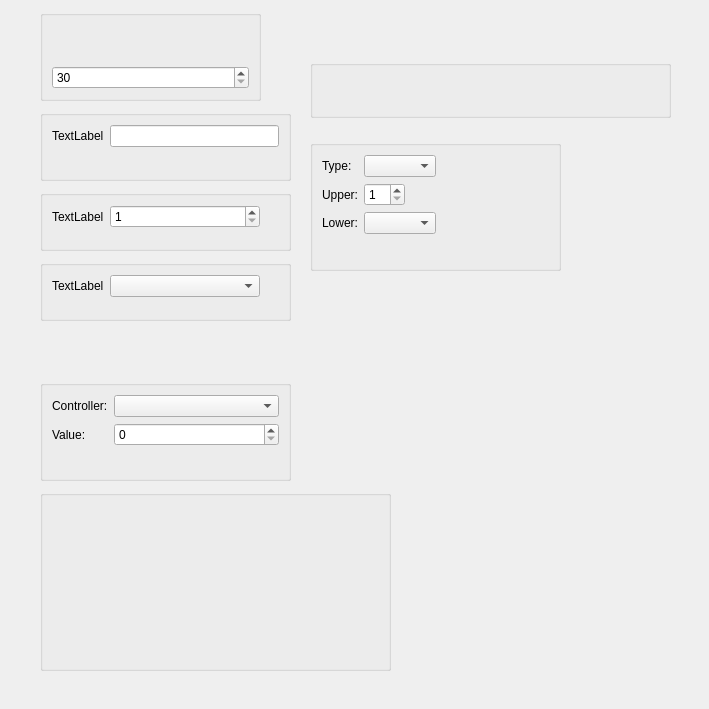
<?xml version="1.0" encoding="UTF-8"?>
<ui version="4.0">
 <class>CEditWidget</class>
 <widget class="QWidget" name="CEditWidget">
  <property name="geometry">
   <rect>
    <x>0</x>
    <y>0</y>
    <width>709</width>
    <height>709</height>
   </rect>
  </property>
  <property name="minimumSize">
   <size>
    <width>20</width>
    <height>20</height>
   </size>
  </property>
  <property name="windowTitle">
   <string>Form</string>
  </property>
  <widget class="QGroupBox" name="Time">
   <property name="geometry">
    <rect>
     <x>310</x>
     <y>140</y>
     <width>251</width>
     <height>131</height>
    </rect>
   </property>
   <property name="minimumSize">
    <size>
     <width>251</width>
     <height>131</height>
    </size>
   </property>
   <layout class="QFormLayout" name="formLayout">
    <property name="fieldGrowthPolicy">
     <enum>QFormLayout::FieldsStayAtSizeHint</enum>
    </property>
    <item row="0" column="0">
     <widget class="QLabel" name="label">
      <property name="text">
       <string>Type:</string>
      </property>
     </widget>
    </item>
    <item row="0" column="1">
     <widget class="QComboBox" name="TimeType"/>
    </item>
    <item row="1" column="0">
     <widget class="QLabel" name="label_2">
      <property name="text">
       <string>Upper:</string>
      </property>
     </widget>
    </item>
    <item row="1" column="1">
     <widget class="QSpinBox" name="TimeUpper">
      <property name="minimum">
       <number>1</number>
      </property>
     </widget>
    </item>
    <item row="2" column="0">
     <widget class="QLabel" name="label_3">
      <property name="text">
       <string>Lower:</string>
      </property>
     </widget>
    </item>
    <item row="2" column="1">
     <widget class="QComboBox" name="TimeLower"/>
    </item>
   </layout>
  </widget>
  <widget class="QGroupBox" name="Notevalue">
   <property name="geometry">
    <rect>
     <x>310</x>
     <y>60</y>
     <width>361</width>
     <height>58</height>
    </rect>
   </property>
   <property name="minimumSize">
    <size>
     <width>251</width>
     <height>58</height>
    </size>
   </property>
   <layout class="QGridLayout" name="gridLayout" columnstretch="10,1">
    <property name="margin">
     <number>8</number>
    </property>
    <property name="spacing">
     <number>-1</number>
    </property>
    <item row="0" column="0">
     <widget class="QMacButtons" name="NoteButtons" native="true">
      <property name="minimumSize">
       <size>
        <width>0</width>
        <height>0</height>
       </size>
      </property>
     </widget>
    </item>
    <item row="0" column="1">
     <widget class="QMacButtons" name="DotTripletButtons" native="true"/>
    </item>
   </layout>
  </widget>
  <widget class="QFrame" name="Pianoframe">
   <property name="geometry">
    <rect>
     <x>310</x>
     <y>280</y>
     <width>252</width>
     <height>152</height>
    </rect>
   </property>
   <property name="minimumSize">
    <size>
     <width>252</width>
     <height>152</height>
    </size>
   </property>
   <property name="maximumSize">
    <size>
     <width>252</width>
     <height>152</height>
    </size>
   </property>
   <property name="frameShape">
    <enum>QFrame::NoFrame</enum>
   </property>
   <property name="frameShadow">
    <enum>QFrame::Raised</enum>
   </property>
   <layout class="QHBoxLayout" name="horizontalLayout_4">
    <property name="spacing">
     <number>0</number>
    </property>
    <property name="margin">
     <number>0</number>
    </property>
    <item>
     <widget class="CAccidentalsPiano" name="Accidentals" native="true">
      <property name="sizePolicy">
       <sizepolicy hsizetype="Expanding" vsizetype="Expanding">
        <horstretch>0</horstretch>
        <verstretch>0</verstretch>
       </sizepolicy>
      </property>
     </widget>
    </item>
   </layout>
  </widget>
  <widget class="QGroupBox" name="EditgroupBox">
   <property name="geometry">
    <rect>
     <x>40</x>
     <y>110</y>
     <width>251</width>
     <height>71</height>
    </rect>
   </property>
   <property name="sizePolicy">
    <sizepolicy hsizetype="Expanding" vsizetype="Expanding">
     <horstretch>0</horstretch>
     <verstretch>0</verstretch>
    </sizepolicy>
   </property>
   <property name="minimumSize">
    <size>
     <width>251</width>
     <height>48</height>
    </size>
   </property>
   <layout class="QFormLayout" name="formLayout_4">
    <property name="fieldGrowthPolicy">
     <enum>QFormLayout::ExpandingFieldsGrow</enum>
    </property>
    <property name="rowWrapPolicy">
     <enum>QFormLayout::WrapLongRows</enum>
    </property>
    <item row="1" column="0">
     <widget class="QLabel" name="EditLabel">
      <property name="text">
       <string>TextLabel</string>
      </property>
     </widget>
    </item>
    <item row="1" column="1">
     <widget class="QLineEdit" name="Edit">
      <property name="minimumSize">
       <size>
        <width>150</width>
        <height>22</height>
       </size>
      </property>
     </widget>
    </item>
   </layout>
  </widget>
  <widget class="QGroupBox" name="SpingroupBox">
   <property name="geometry">
    <rect>
     <x>40</x>
     <y>190</y>
     <width>251</width>
     <height>61</height>
    </rect>
   </property>
   <property name="sizePolicy">
    <sizepolicy hsizetype="Expanding" vsizetype="Expanding">
     <horstretch>0</horstretch>
     <verstretch>0</verstretch>
    </sizepolicy>
   </property>
   <property name="minimumSize">
    <size>
     <width>251</width>
     <height>51</height>
    </size>
   </property>
   <layout class="QFormLayout" name="formLayout_5">
    <property name="fieldGrowthPolicy">
     <enum>QFormLayout::ExpandingFieldsGrow</enum>
    </property>
    <property name="rowWrapPolicy">
     <enum>QFormLayout::WrapLongRows</enum>
    </property>
    <item row="0" column="0">
     <widget class="QLabel" name="SpinLabel">
      <property name="text">
       <string>TextLabel</string>
      </property>
     </widget>
    </item>
    <item row="0" column="1">
     <widget class="QSpinBox" name="Spin">
      <property name="minimumSize">
       <size>
        <width>150</width>
        <height>22</height>
       </size>
      </property>
      <property name="buttonSymbols">
       <enum>QAbstractSpinBox::UpDownArrows</enum>
      </property>
      <property name="minimum">
       <number>1</number>
      </property>
      <property name="maximum">
       <number>16</number>
      </property>
     </widget>
    </item>
   </layout>
  </widget>
  <widget class="QGroupBox" name="CombogroupBox">
   <property name="geometry">
    <rect>
     <x>40</x>
     <y>260</y>
     <width>251</width>
     <height>61</height>
    </rect>
   </property>
   <property name="sizePolicy">
    <sizepolicy hsizetype="Expanding" vsizetype="Expanding">
     <horstretch>0</horstretch>
     <verstretch>0</verstretch>
    </sizepolicy>
   </property>
   <property name="minimumSize">
    <size>
     <width>251</width>
     <height>46</height>
    </size>
   </property>
   <layout class="QFormLayout" name="formLayout_6">
    <property name="fieldGrowthPolicy">
     <enum>QFormLayout::ExpandingFieldsGrow</enum>
    </property>
    <property name="rowWrapPolicy">
     <enum>QFormLayout::WrapLongRows</enum>
    </property>
    <item row="0" column="0">
     <widget class="QLabel" name="ComboLabel">
      <property name="text">
       <string>TextLabel</string>
      </property>
     </widget>
    </item>
    <item row="0" column="1">
     <widget class="QComboBox" name="Combo">
      <property name="minimumSize">
       <size>
        <width>150</width>
        <height>22</height>
       </size>
      </property>
     </widget>
    </item>
   </layout>
  </widget>
  <widget class="QGroupBox" name="Tempo">
   <property name="geometry">
    <rect>
     <x>40</x>
     <y>10</y>
     <width>221</width>
     <height>91</height>
    </rect>
   </property>
   <layout class="QGridLayout" name="gridLayout_2">
    <property name="horizontalSpacing">
     <number>-1</number>
    </property>
    <item row="1" column="0" colspan="2">
     <widget class="QSpinBox" name="TempoSpin">
      <property name="minimum">
       <number>30</number>
      </property>
      <property name="maximum">
       <number>1000</number>
      </property>
     </widget>
    </item>
    <item row="0" column="0">
     <widget class="QMacButtons" name="TempoButtons" native="true"/>
    </item>
    <item row="0" column="1">
     <widget class="QMacButtons" name="TempoDotted" native="true"/>
    </item>
   </layout>
  </widget>
  <widget class="QGroupBox" name="Controller">
   <property name="geometry">
    <rect>
     <x>40</x>
     <y>380</y>
     <width>251</width>
     <height>101</height>
    </rect>
   </property>
   <layout class="QFormLayout" name="formLayout_2">
    <item row="0" column="0">
     <widget class="QLabel" name="label_8">
      <property name="text">
       <string>Controller:</string>
      </property>
     </widget>
    </item>
    <item row="2" column="0">
     <widget class="QLabel" name="label_9">
      <property name="text">
       <string>Value:</string>
      </property>
     </widget>
    </item>
    <item row="2" column="1">
     <widget class="QSpinBox" name="ValueSpin"/>
    </item>
    <item row="0" column="1">
     <widget class="QComboBox" name="ControllerCombo"/>
    </item>
   </layout>
  </widget>
  <widget class="QFrame" name="TextFrame">
   <property name="geometry">
    <rect>
     <x>40</x>
     <y>490</y>
     <width>351</width>
     <height>181</height>
    </rect>
   </property>
   <property name="sizePolicy">
    <sizepolicy hsizetype="Fixed" vsizetype="Fixed">
     <horstretch>0</horstretch>
     <verstretch>0</verstretch>
    </sizepolicy>
   </property>
   <property name="frameShape">
    <enum>QFrame::NoFrame</enum>
   </property>
   <property name="frameShadow">
    <enum>QFrame::Raised</enum>
   </property>
   <layout class="QVBoxLayout" name="verticalLayout">
    <property name="spacing">
     <number>0</number>
    </property>
    <property name="sizeConstraint">
     <enum>QLayout::SetDefaultConstraint</enum>
    </property>
    <property name="margin">
     <number>0</number>
    </property>
    <item>
     <widget class="QFontWidget" name="FontBox">
      <property name="title">
       <string/>
      </property>
      <property name="flat">
       <bool>false</bool>
      </property>
     </widget>
    </item>
   </layout>
  </widget>
 </widget>
 <customwidgets>
  <customwidget>
   <class>QMacButtons</class>
   <extends>QWidget</extends>
   <header>qmacbuttons.h</header>
   <container>1</container>
  </customwidget>
  <customwidget>
   <class>QFontWidget</class>
   <extends>QGroupBox</extends>
   <header>qfontwidget.h</header>
   <container>1</container>
  </customwidget>
  <customwidget>
   <class>CAccidentalsPiano</class>
   <extends>QWidget</extends>
   <header>caccidentalspiano.h</header>
   <container>1</container>
  </customwidget>
 </customwidgets>
 <resources/>
 <connections/>
</ui>
